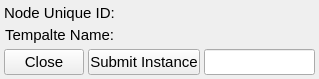
<?xml version="1.0" encoding="UTF-8"?>
<ui version="4.0">
 <class>CommandTemplateInstanceEditor</class>
 <widget class="QWidget" name="CommandTemplateInstanceEditor">
  <property name="geometry">
   <rect>
    <x>0</x>
    <y>0</y>
    <width>319</width>
    <height>79</height>
   </rect>
  </property>
  <property name="minimumSize">
   <size>
    <width>283</width>
    <height>79</height>
   </size>
  </property>
  <property name="font">
   <font>
    <pointsize>11</pointsize>
   </font>
  </property>
  <property name="windowTitle">
   <string>Form</string>
  </property>
  <layout class="QVBoxLayout" name="verticalLayout" stretch="0,1,0">
   <property name="spacing">
    <number>4</number>
   </property>
   <property name="leftMargin">
    <number>4</number>
   </property>
   <property name="topMargin">
    <number>4</number>
   </property>
   <property name="rightMargin">
    <number>4</number>
   </property>
   <property name="bottomMargin">
    <number>4</number>
   </property>
   <item>
    <layout class="QGridLayout" name="gridLayout" columnstretch="0,1">
     <property name="sizeConstraint">
      <enum>QLayout::SetDefaultConstraint</enum>
     </property>
     <property name="spacing">
      <number>4</number>
     </property>
     <item row="1" column="0" alignment="Qt::AlignRight">
      <widget class="QLabel" name="label">
       <property name="sizePolicy">
        <sizepolicy hsizetype="Preferred" vsizetype="Fixed">
         <horstretch>0</horstretch>
         <verstretch>0</verstretch>
        </sizepolicy>
       </property>
       <property name="font">
        <font>
         <pointsize>11</pointsize>
        </font>
       </property>
       <property name="text">
        <string>Tempalte Name:</string>
       </property>
      </widget>
     </item>
     <item row="1" column="1">
      <widget class="QLabel" name="labelTemplateName">
       <property name="sizePolicy">
        <sizepolicy hsizetype="Preferred" vsizetype="Fixed">
         <horstretch>0</horstretch>
         <verstretch>0</verstretch>
        </sizepolicy>
       </property>
       <property name="font">
        <font>
         <pointsize>11</pointsize>
         <weight>75</weight>
         <bold>true</bold>
        </font>
       </property>
       <property name="text">
        <string/>
       </property>
       <property name="buddy">
        <cstring></cstring>
       </property>
      </widget>
     </item>
     <item row="0" column="0" alignment="Qt::AlignRight">
      <widget class="QLabel" name="label_2">
       <property name="sizePolicy">
        <sizepolicy hsizetype="Preferred" vsizetype="Fixed">
         <horstretch>0</horstretch>
         <verstretch>0</verstretch>
        </sizepolicy>
       </property>
       <property name="font">
        <font>
         <pointsize>11</pointsize>
        </font>
       </property>
       <property name="text">
        <string>Node Unique ID:</string>
       </property>
      </widget>
     </item>
     <item row="0" column="1">
      <widget class="QLabel" name="labelNodeUniqueID">
       <property name="sizePolicy">
        <sizepolicy hsizetype="Preferred" vsizetype="Fixed">
         <horstretch>0</horstretch>
         <verstretch>0</verstretch>
        </sizepolicy>
       </property>
       <property name="font">
        <font>
         <pointsize>11</pointsize>
         <weight>75</weight>
         <bold>true</bold>
        </font>
       </property>
       <property name="text">
        <string/>
       </property>
      </widget>
     </item>
    </layout>
   </item>
   <item>
    <layout class="QFormLayout" name="formLayoutInputParameter">
     <property name="fieldGrowthPolicy">
      <enum>QFormLayout::AllNonFixedFieldsGrow</enum>
     </property>
     <property name="horizontalSpacing">
      <number>2</number>
     </property>
     <property name="verticalSpacing">
      <number>2</number>
     </property>
    </layout>
   </item>
   <item>
    <layout class="QHBoxLayout" name="horizontalLayout_2">
     <item>
      <widget class="QPushButton" name="pushButtonClose">
       <property name="font">
        <font>
         <pointsize>11</pointsize>
        </font>
       </property>
       <property name="text">
        <string>Close</string>
       </property>
      </widget>
     </item>
     <item>
      <spacer name="horizontalSpacer">
       <property name="orientation">
        <enum>Qt::Horizontal</enum>
       </property>
       <property name="sizeHint" stdset="0">
        <size>
         <width>40</width>
         <height>20</height>
        </size>
       </property>
      </spacer>
     </item>
     <item>
      <widget class="QPushButton" name="pushButtonSubmitInstance">
       <property name="font">
        <font>
         <pointsize>11</pointsize>
        </font>
       </property>
       <property name="text">
        <string>Submit Instance</string>
       </property>
      </widget>
     </item>
     <item>
      <widget class="QLineEdit" name="lineEditNumberofInstances">
       <property name="enabled">
        <bool>true</bool>
       </property>
       <property name="sizePolicy">
        <sizepolicy hsizetype="Fixed" vsizetype="Fixed">
         <horstretch>0</horstretch>
         <verstretch>0</verstretch>
        </sizepolicy>
       </property>
      </widget>
     </item>
    </layout>
   </item>
  </layout>
 </widget>
 <resources/>
 <connections>
  <connection>
   <sender>pushButtonSubmitInstance</sender>
   <signal>clicked()</signal>
   <receiver>CommandTemplateInstanceEditor</receiver>
   <slot>submitInstance()</slot>
   <hints>
    <hint type="sourcelabel">
     <x>439</x>
     <y>238</y>
    </hint>
    <hint type="destinationlabel">
     <x>399</x>
     <y>0</y>
    </hint>
   </hints>
  </connection>
  <connection>
   <sender>pushButtonClose</sender>
   <signal>clicked()</signal>
   <receiver>CommandTemplateInstanceEditor</receiver>
   <slot>closeTab()</slot>
   <hints>
    <hint type="sourcelabel">
     <x>50</x>
     <y>244</y>
    </hint>
    <hint type="destinationlabel">
     <x>150</x>
     <y>0</y>
    </hint>
   </hints>
  </connection>
 </connections>
 <slots>
  <slot>submitInstance()</slot>
  <slot>closeTab()</slot>
 </slots>
</ui>
